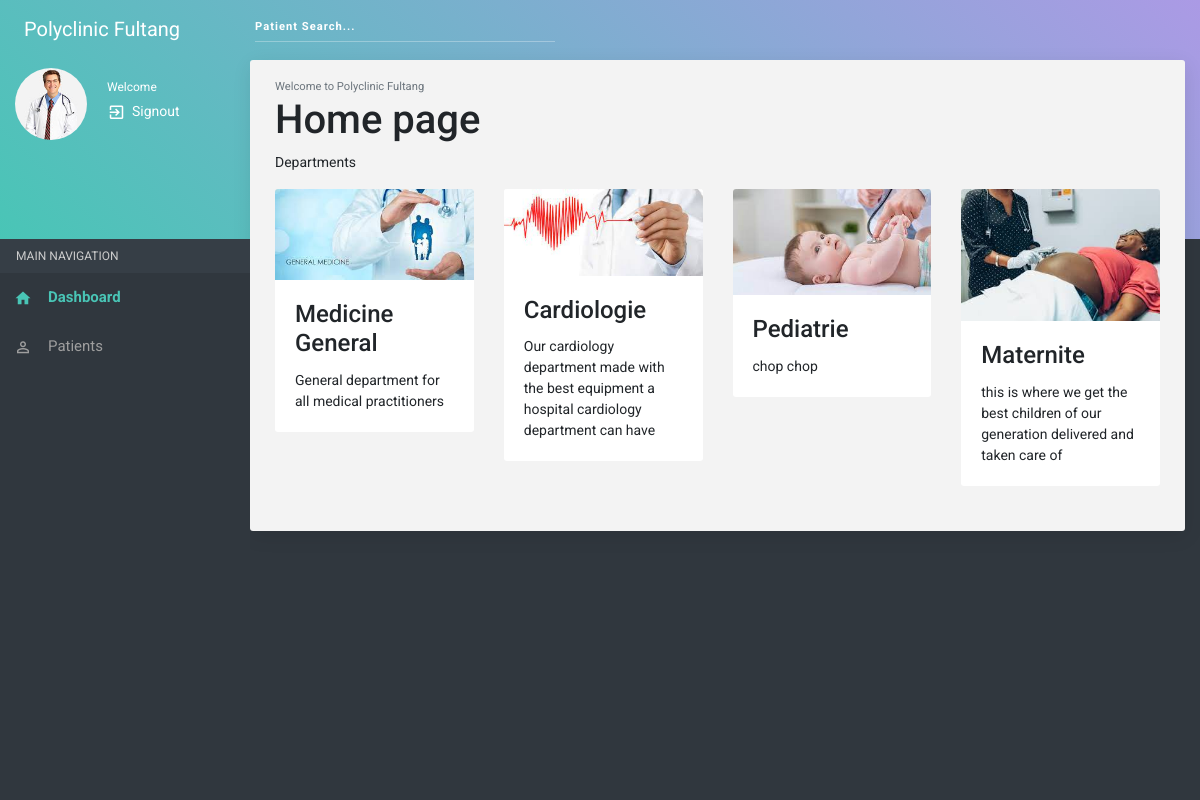
/home/, run on the app's committed database.
### usermanagement/models.py (models this page shows, shortened)
class Department(models.Model):
    name = models.CharField(max_length=100, choices = Departments)
    description = models.TextField()
    image = models.ImageField(blank=True, null=True)

### usermanagement/views.py (the view)
# urls.py: 2. Add a URL to urlpatterns:  path('', views.home, name='home')
def home(request):
    context = {
        'departments': Department.objects.all(),
    }
    return render(request, 'usermanagement/home.html', context)

### usermanagement/templates/usermanagement/home.html (shortened to what this page needs)
{% extends "usermanagement/base.html" %}
{% block body %}
<section class="content home">
    <div class="container-fluid">
        <small class="text-muted">Welcome to Polyclinic Fultang</small>
        <h1> Home page </h1>
        <p> Departments </p>
        <div class="row clearfix">
            {% for department in departments %}
            <div class="col-lg-3 col-md-6 col-sm-12">
                <div class="card">
                    <a href="{% url 'usermanagement:department_info' department.name %}">
                        <img class="card-img-top" src="{{ department.image.url }}" alt="Card image">
                    </a>
                    <div class="card-body">
                        <h4 class="card-title">{{department.get_name_display}}</h4>
                        <p class="card-text">{{department.description}}</p>
                    </div>
                </div>
            </div>
            {% endfor %}
        </div>
    </div>
</section>
{% endblock %}

### usermanagement/templates/usermanagement/base.html (shortened to what this page needs)
{% load static %}
<!DOCTYPE html>
<html>
<head>
<link rel="stylesheet" href="{% static 'usermanagement/plugins/bootstrap/css/bootstrap.min.css' %}"/>
<link rel="stylesheet" href="{% static 'usermanagement/plugins/morrisjs/morris.css' %}"/>
<link rel="stylesheet" href="{% static 'usermanagement/css/main.css' %}"/>
</head>
<body class="theme-cyan">
<div id="morphsearch" class="morphsearch">
    <form method="post" action="{% url 'usermanagement:search' %} "class="morphsearch-form">
        <div class="form-group m-0">
            <input required value="" type="search" placeholder="Patient Search..." name="search" class="form-control morphsearch-input" />
        </div>
    </form>
</div>
<nav class="navbar clearHeader">
    <div class="col-12">
        <div class="navbar-header"> <a href="javascript:void(0);" class="bars"></a> <a class="navbar-brand" href="{% url 'usermanagement:home' %}">Polyclinic Fultang</a> </div>
    </div>
</nav>
<section>
    <aside id="leftsidebar" class="sidebar">
        <div class="user-info">
            <div class="admin-image"> <img src="{% static 'usermanagement/images/random-avatar7.jpg' %}" alt=""> </div>
            <div class="admin-action-info"> <span>Welcome</span>
                <ul>
                   <span style="color:white;"> Signout </span><li><a href="{% url 'account_logout' %}" title="sign out" ><i class="zmdi zmdi-sign-in"></i></a></li>
                </ul>
            </div>
        </div>
         <div class="menu">
            <ul class="list">
                <li class="header">MAIN NAVIGATION</li>
                <li class="active open"><a href="index-2.html"><i class="zmdi zmdi-home"></i><span>Dashboard</span></a></li>
                <li><a href="{% url 'usermanagement:all_patients' %}" ><i class="zmdi zmdi-account-o"></i><span>Patients</span> </a></li>
            </ul>
        </div>
    </aside>
</section>
{% block body %}
{% endblock %}
</body>
</html>

### data on the page
Department: image (picture), name "Medicine General", description "General department for all medical practitioners"
Department: image (picture), name "Cardiologie", description "Our cardiology department made with the best equipment a hospital cardiology department can have"
Department: image (picture), name "Pediatrie", description "chop chop"
Department: image (picture), name "Maternite", description "this is where we get the best children of our generation delivered and taken care of"
